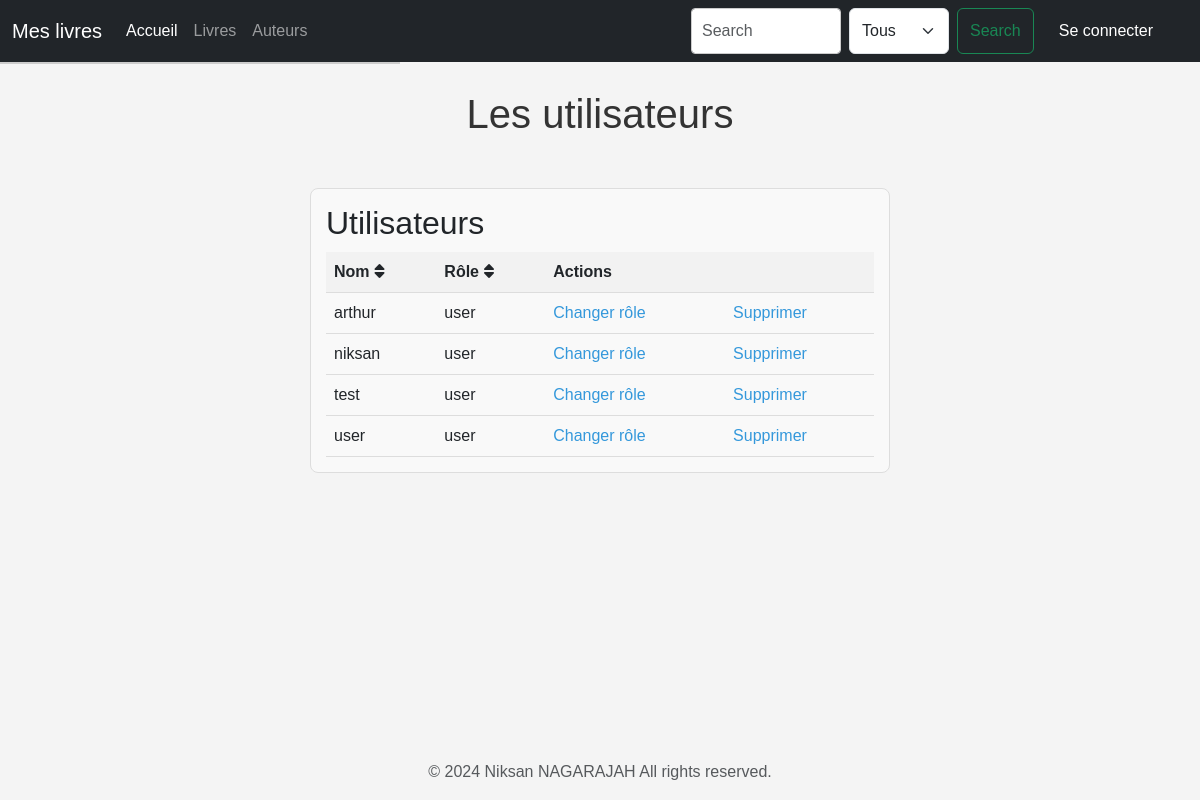
Screenshot of /users with the database file from the repository.
### bookInfo/models.py (models this page shows, shortened)
class User(db.Model, UserMixin):
    username = db.Column(db.String(80), primary_key=True)
    password = db.Column(db.String(80))
    role = db.Column(db.String(20), default='user')
    favorite_books = db.relationship('Book', secondary=user_favorites, lazy='dynamic', backref=db.backref('favorited_by', lazy='dynamic'))

### bookInfo/views.py (the view)
@app.route("/users")
def users():
    sort = request.args.get("sort", "username")
    if sort == "username":
        users = User.query.filter(User.username != "admin").order_by(User.username).all()
    elif sort == "role":
        users = User.query.filter(User.username != "admin").order_by(User.role).all()
    else:
        users = User.query.filter(User.username != "admin").all()
    return render_template(
        "users.html",
        users=users
    )

### bookInfo/templates/users.html (shortened to what this page needs)
{% extends "base.html" %}
{% block head %}
<link rel="stylesheet" href="https://cdnjs.cloudflare.com/ajax/libs/font-awesome/6.0.0-beta3/css/all.min.css">
{% endblock %}
{% block styles %}
{{ super() }}
{% endblock %}
{% block main %}
<section class="container-title">
    <h1>Les utilisateurs</h1>
</section>
<div class="table-container users">
    <div class="table-section">
        <h2>Utilisateurs</h2>
        <table>
            <tr>
                <th><a href="{{ url_for('users', sort='username') }}">Nom<i class="fas fa-sort"></i></a></th>
                <th><a href="{{ url_for('users', sort='role') }}">Rôle<i class="fas fa-sort"></i></a></th>
                <th colspan="2">Actions</th>
            </tr>
            {% for x in users %}
            <tr>
                <td>{{ x.username }}</td>
                <td>{{ x.role }}</td>
                <td>
                    <a class="action" href="{{ url_for('change_role', username=x.username) }}">Changer rôle</a>
                </td>
                <td>
                    <a class="action" href="{{ url_for('delete_user', username=x.username) }}">Supprimer</a>
                </td>
            </tr>
            {% endfor %}
        </table>
    </div>
</div>
{% endblock %}

### bookInfo/static/home.css (style rules this page uses)
h1 { color: red; }
a { text-decoration: none; }
.table-container { display: flex; justify-content: space-between; margin: 20px auto; margin-top: 20px; margin-bottom: 8em; width: 920px; }
.users { width: 600px; }
.table-section { flex: 1; margin: 0 10px; background-color: #f9f9f9; border: 1px solid #ddd; border-radius: 8px; padding: 15px; }
table { width: 100%; border-collapse: collapse; margin-top: 10px; }
th, td { padding: 8px; text-align: left; border-bottom: 1px solid #ddd; }
th { background-color: #f2f2f2; }
th a { text-decoration: none; color: inherit; }
th i { margin-left: 5px; }
.action { color: #3498db; text-decoration: none; }
.container-title { display: flex; justify-content: space-around; }
body { background-color: #f4f4f4; font-family: Arial, sans-serif; margin: 0; padding: 0; }
h1 { text-align: center; margin-bottom: 30px; color: #333; }

### rows the page displays
User: username "arthur", role "user"
User: username "niksan", role "user"
User: username "test", role "user"
User: username "user", role "user"
